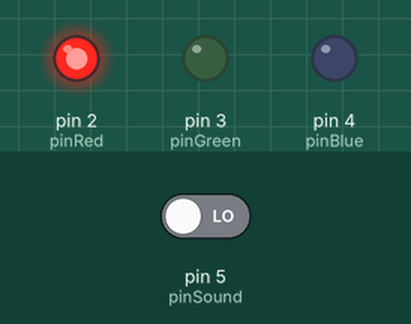
Simulated run of this sketch. Board: Arduino Uno, built with avr-gcc and run on an emulated ATmega328P. Shown: output pins drawn as LEDs (lit = HIGH). The inputs (shaded band) are chosen by the test bench; at power-on: pin 5 (pinSound) LOW.

Above: at 1.2 s.
1.3 s: pin 5 (pinSound) driven HIGH
At 2.0 s:
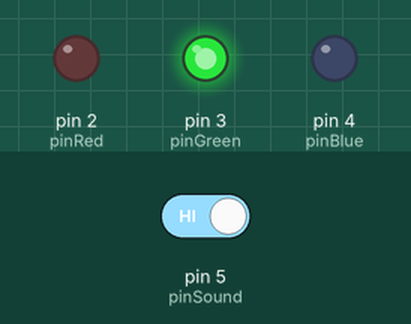
2.8 s: pin 5 (pinSound) driven LOW
At 3.3 s:
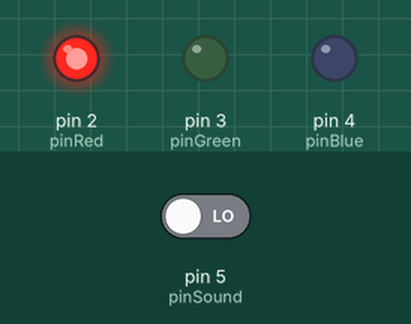
Timing chart, 0 to 5.8 s (numbered marks = the images above; inputs shaded):
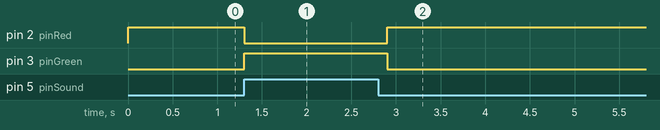

The sketch:

SoundDetLED.ino
```cpp
const int pinRed = 2;
const int pinGreen = 3;
const int pinBlue = 4;

const int pinSound = 5;
int var = 0;

void setup() {
    pinMode(pinSound, INPUT);
}

void loop() {
  var = digitalRead(pinSound);

    if(var == HIGH)
      {
        analogWrite(pinRed, 0);
        analogWrite(pinGreen, 255);
        analogWrite(pinBlue, 0);
        delay(200);
      }
    else
      {
        analogWrite(pinRed, 255);
        analogWrite(pinGreen, 0);
        analogWrite(pinBlue, 0);
      }
}

//detection sensitivity set with module's potentiometer
//over a certain level, the PC's passive sound is high enough to be detected, rendering anything else undetectable
//however, it might work just fine in 100% silent environment
```

Measured:
- after the input at 1.3 s, pin 2 (pinRed): HIGH → LOW at once; pin 3 (pinGreen): LOW → HIGH at once
- after the input at 2.8 s, pin 2 (pinRed): LOW → HIGH after 0.10 s; pin 3 (pinGreen): HIGH → LOW after 0.10 s
